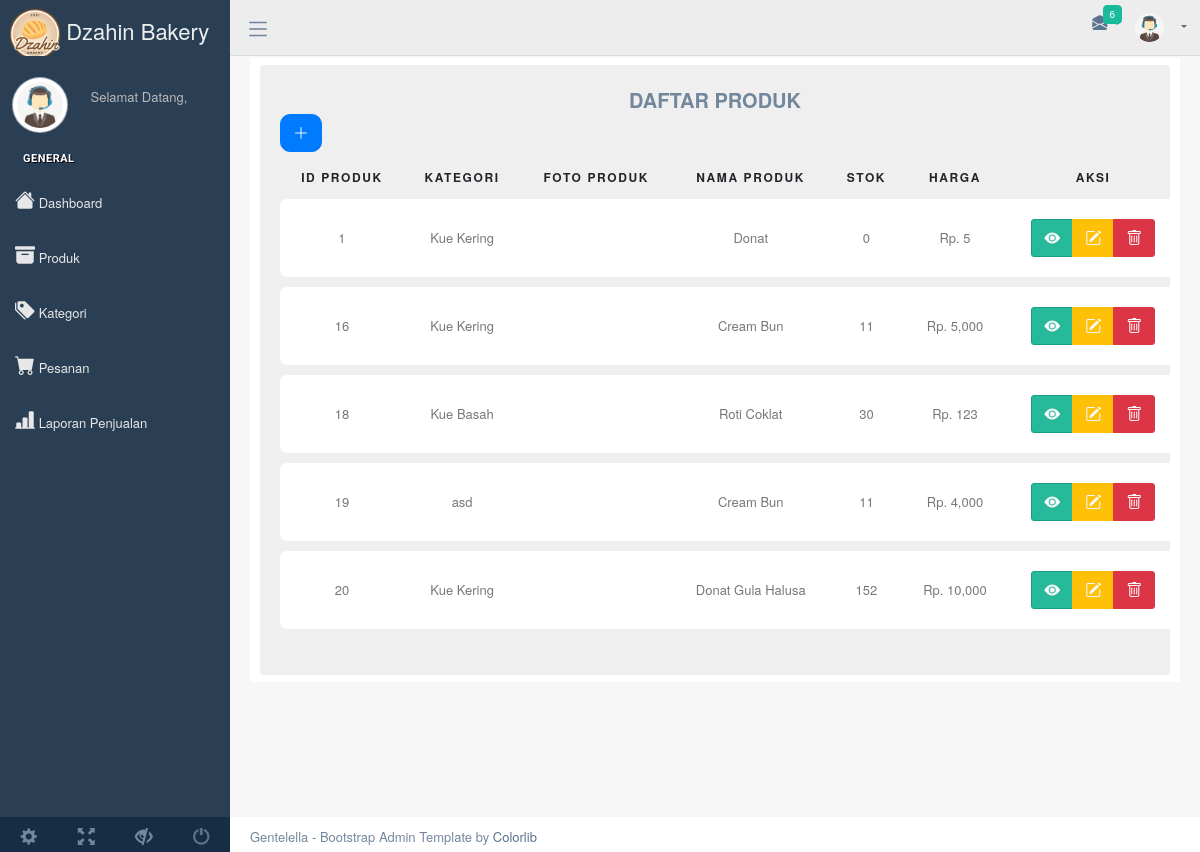
Page /index.php/admin/produk on the earlier database version.
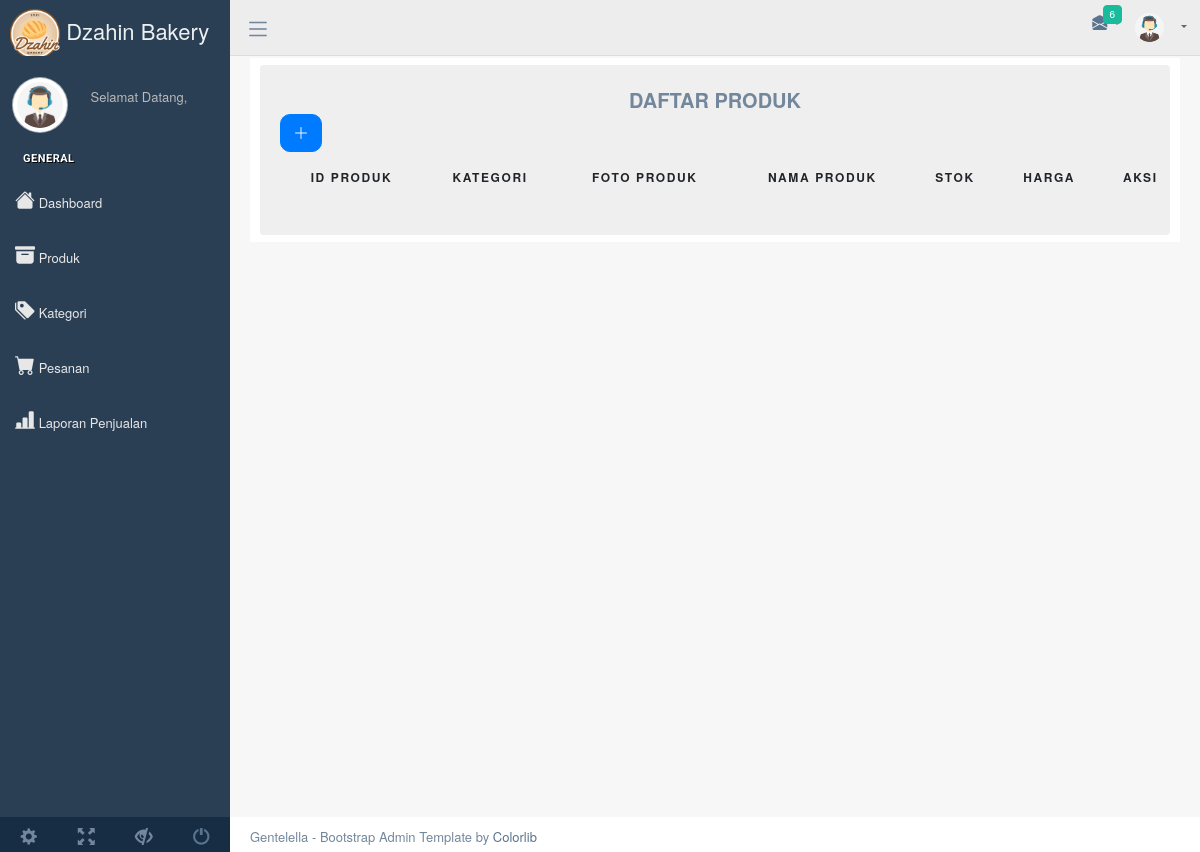
Same page on the later database version.
### tables this page shows
CREATE TABLE `tbl_produk` (
  `idProduk` int(11) NOT NULL,
  `idKategori` int(11) NOT NULL,
  `foto` varchar(100) NOT NULL,
  `namaProduk` varchar(30) NOT NULL,
  `harga` varchar(6) NOT NULL,
  `stok` int(3) NOT NULL,
  `berat` int(11) NOT NULL,
  `deskripsi_produk` text NOT NULL
);

CREATE TABLE `tbl_kategori` (
  `idKategori` int(11) NOT NULL,
  `namaKategori` varchar(30) NOT NULL
);

### application/controllers/Admin.php (called while the page is built, shortened)
<?php
class Admin extends CI_Controller
{
  public function __construct()
  {
    $this->load->library('form_validation');
    $this->load->model('Madmin');
  }
    public function produk()
      {
          $data['produk'] = $this->Madmin->tampilJoin()->result();
          $data['kategori'] = $this->Madmin->get_all_data('tbl_kategori')->result();
          $this->load->view('admin/sidebar');
          $this->load->view('admin/menu');
          $this->load->view('admin/produk', $data);
          $this->load->view('admin/footer');
      }
}

### index.php (called while the page is built, shortened)
<?php
require_once BASEPATH.'core/CodeIgniter.php';

### application/models/Madmin.php (called while the page is built, shortened)
<?php
class Madmin extends CI_Model
{
  public function tampilJoin(){
		$this->db->select('*');
		$this->db->from('tbl_produk');
		$this->db->join('tbl_kategori', 'tbl_produk.idKategori = tbl_kategori.idKategori', 'left');
		$query = $this->db->get();
		return $query;
	}
}

### application/views/admin/produk.php (the view, shortened to what this page needs)
<div class="right_col" role="main">
    <div class="row mt-5">
        <div class="col-md-12 col-sm-12">
            <div class="dashboard_graph">
                <div class="row justify-content-center">
                    <div class="col-md-12">
                        <div class="row justify-content-center">
                            <div class="col-md-12">
                                <div class="table-responsive custom-table-responsive">
                                    <table class="table custom-table text-center">
                                        <thead>
                                            <nav class="text-center" aria-label=" breadcrumb">
                                                    <a class="breadcrumb-item" aria-current="page" style="font-size:20px;"><b>DAFTAR PRODUK</b></a>
                                            </nav>
                                            <tr>
                                                <a type="button" class="btn btn-primary text-light" style="border-radius: 10px;" title="Tambah Produk" data-toggle="modal"  data-target="#tambahproduk" >
                                                    <i class="bi bi-plus-lg"></i>
                                                </a>
                                                <th scope="col" class="align-middle">id Produk</th>
                                                <th scope="col" class="align-middle">Kategori</th>
                                                <th scope="col" class="align-middle">Foto Produk</th>
                                                <th scope="col" class="align-middle">Nama Produk</th>
                                                <th scope="col" class="align-middle">Stok</th>
                                                <th scope="col" class="align-middle">Harga</th>
                                                <th scope="col" class="align-middle">Aksi</th>
                                            </tr>
                                        </thead>
                                        <tbody>
                                            <tr scope="row">
                                            <?php foreach ($produk as $val) { ?>
                                                <td class="align-middle">
                                                <?php echo $val->idProduk; ?>
                                                </td>
                                                <td class="align-middle">
                                                <?php echo $val->namaKategori; ?>
                                                </td>
                                                <td class="align-middle"><img src="<?=base_url()?>upload/<?=$val->foto?>" style="max-width: 80px;" alt=""></td>
                                                <td class="align-middle">
                                                <?php echo $val->namaProduk; ?>
                                                </td>
                                                <td class="align-middle"><?php echo $val->stok; ?></td>
                                                <td class="align-middle">Rp. <?php echo number_format($val->harga, 0); ?></td>
                                                <td class="align-middle">
                                                    <div class="btn-group">
                                                            <a  type="button" class="btn btn-success text-light" title="Lihat Detail Produk" data-toggle="modal"  data-target="#detailproduk<?php echo $val->idProduk ?>">
                                                                <i class="bi bi-eye-fill"></i>
                                                            </a>
                                                            <a type="button" class="btn btn-warning text-light" title="Edit Produk" data-toggle="modal"  data-target="#editproduk<?php echo $val->idProduk ?>">
                                                                <i class="bi bi-pencil-square"></i>
                                                            </a>
                                                            <a type="button" class="btn btn-danger" title="Delete Produk" class="btn-danger" href="<?php echo site_url('admin/delete_produk/' . $val->idProduk); ?>" onclick="return confirm('Yakin Akan Hapus Data Ini?')">
                                                                <i class="bi bi-trash"></i>
                                                            </a>
                                                    </div>
                                                </td>
                                            </tr>
                                            <tr class="spacer"><td colspan="100"></td></tr>
                                        <?php } ?>
                                        </tbody>
                                    </table>
                                </div>
                            </div>
                        </div>
                    </div>
                </div>
            </div>
        </div>
    </div>
</div>

### application/views/admin/sidebar.php (shortened to what this page needs)
<!DOCTYPE html>
<html lang="en">
  <head>
    <link rel="stylesheet" href="<?php echo base_url('assets/admin/colorlib/fonts/icomoon/style.css');?>">
    <link rel="stylesheet" href="<?php echo base_url('assets/admin/colorlib/css/owl.carousel.min.css');?>">
    <link rel="stylesheet" href="<?php echo base_url('assets/admin/colorlib/css/bootstrap.min.css');?>">
    <link rel="stylesheet" href="<?php echo base_url('assets/admin/colorlib/css/style.css');?>">
        <link rel="stylesheet" href="<?php echo base_url('assets/admin/vendors/bootstrap/css/bootstrap.min.css');?>">
        <link rel="stylesheet" href="https://cdn.jsdelivr.net/npm/bootstrap-icons@1.11.2/font/bootstrap-icons.min.css">
        <link rel="stylesheet" href="<?php echo base_url('assets/admin/vendors/nprogress/nprogress.css');?>">
        <link rel="stylesheet" href="<?php echo base_url('assets/admin/vendors/iCheck/skins/flat/green.css');?>">
        <link rel="stylesheet" href="<?php echo base_url('assets/admin/vendors/bootstrap-progressbar/css/bootstrap-progressbar-3.3.4.min.css');?>">
        <link rel="stylesheet" href="<?php echo base_url('assets/admin/vendors/jqvmap/jqvmap.min.css');?>">
        <link rel="stylesheet" href="<?php echo base_url('assets/admin/vendors/bootstrap-daterangepicker/daterangepicker.css');?>">
        <link rel="stylesheet" href="<?php echo base_url('assets/admin/build/css/custom.min.css');?>">
        <link rel="stylesheet" href="<?php echo base_url('assets/admin/build/css/style.css');?>">
  </head>
      <body class="nav-md">
    <div class="container body">
      <div class="main_container">
        <div class="col-md-3 left_col position-fixed" id="sticky-sidebar">
          <div class="left_col scroll-view">
            <div class="navbar nav_title" style="border: 0;" >
              <a href="<?php echo site_url('adminpanel/dashboard');?>" class="site_title"><img src="<?php echo base_url('assets/img/logo_dzahin_bakery.png');?>" width="50"> <span>Dzahin Bakery</span></a>
            </div>
            <div class="profile clearfix">
              <div class="profile_pic">
                <img src="<?php echo base_url('assets/img/profiladmin.jpg');?>" alt="Profil Anda" class="img-circle profile_img">
              </div>
              <div class="profile_info">
                <span>Selamat Datang,</span>
              </div>
            </div>
            <br />
            <div id="sidebar-menu" class="main_menu_side hidden-print main_menu">
              <div class="menu_section">
                <h3>General</h3>
                <ul class="nav side-menu">
                  <li><a href="<?php echo site_url('admin');?>"><i class="bi bi-house-fill h5"></i> Dashboard </a></li>
                  <li><a href="<?php echo site_url('admin/produk');?>"><i class="bi bi-archive-fill h5"></i> Produk </a></li>
                  <li><a href="<?php echo site_url('admin/kategori');?>"><i class="bi bi-tags-fill h5"></i> Kategori </a></li>
                  <li><a href="<?php echo site_url('admin/pesanan');?>"><i class="bi bi-cart-fill h5"></i> Pesanan </a></li>
                  <li><a href="<?php echo site_url('admin/penjualan');?>"><i class="bi bi-bar-chart-line-fill h5"></i> Laporan Penjualan </a></li>
                </ul>
              </div>
            </div>
            <div class="sidebar-footer hidden-small">
              <a data-toggle="tooltip" data-placement="top" title="Settings">
                <span class="glyphicon glyphicon-cog" aria-hidden="true"></span>
              </a>
              <a data-toggle="tooltip" data-placement="top" title="FullScreen">
                <span class="glyphicon glyphicon-fullscreen" aria-hidden="true"></span>
              </a>
              <a data-toggle="tooltip" data-placement="top" title="Lock">
                <span class="glyphicon glyphicon-eye-close" aria-hidden="true"></span>
              </a>
              <a data-toggle="tooltip" data-placement="top" title="Logout" href="login.html">
                <span class="glyphicon glyphicon-off" aria-hidden="true"></span>
              </a>
            </div>
          </div>
        </div>

### application/views/admin/menu.php (shortened to what this page needs)
<div class="top_nav fixed-top">
          <div class="nav_menu">
              <div class="nav toggle">
                <a id="menu_toggle"><i class="bi bi-list h5"></i></a>
              </div>
              <nav class="nav navbar-nav">
              <ul class=" navbar-right">
                <li class="nav-item dropdown open" style="padding-left: 15px;">
                  <a href="javascript:;" class="user-profile dropdown-toggle" aria-haspopup="true" id="navbarDropdown" data-toggle="dropdown" aria-expanded="false">
                    <img src="<?php echo base_url('assets/img/profiladmin.jpg');?>" alt=""><b style="font-size:15px;"><?=$this->session->userdata('username')?></b>
                  </a>
                </li>
                <li role="presentation" class="nav-item dropdown open">
                  <a href="javascript:;" class="dropdown-toggle info-number" id="navbarDropdown1" data-toggle="dropdown" aria-expanded="false">
                    <i class="bi bi-envelope-open-fill h5"></i>
                    <span class="badge bg-green">6</span>
                  </a>
                </li>
              </ul>
            </nav>
          </div>
        </div>

### application/views/admin/footer.php (shortened to what this page needs)
<footer>
          <div class="pull-right">
            Gentelella - Bootstrap Admin Template by <a href="https://colorlib.com">Colorlib</a>
          </div>
        </footer>
      </div>
    </div>
  </body>
</html>

Differences in the rows shown:
removed tbl_produk: idProduk "1", idKategori.namaKategori "Kue Kering", namaProduk "Donat", stok "0", harga "5"
removed tbl_produk: idProduk "16", idKategori.namaKategori "Kue Kering", namaProduk "Cream Bun", stok "11", harga "5,000"
removed tbl_produk: idProduk "18", idKategori.namaKategori "Kue Basah", namaProduk "Roti Coklat", stok "30", harga "123"
removed tbl_produk: idProduk "19", idKategori.namaKategori "asd", namaProduk "Cream Bun", stok "11", harga "4,000"
removed tbl_produk: idProduk "20", idKategori.namaKategori "Kue Kering", namaProduk "Donat Gula Halusa", stok "152", harga "10,000"
